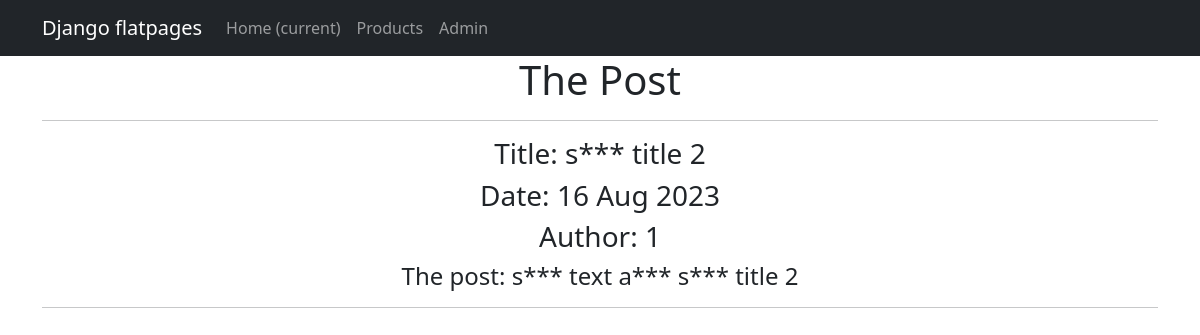
The page /news/2 on the database its author committed.
### news/models.py (models this page shows, shortened)
class Post(models.Model):
    author = models.ForeignKey(Author, on_delete=models.CASCADE)
    NEWS = 'NW'
    ARTICLE = 'AR'
    CATEGORY_CHOICES = (
        (NEWS, 'Новость'),
        (ARTICLE, 'Статья'),
    )
    category_type = models.CharField(max_length=2, choices=CATEGORY_CHOICES, default=ARTICLE)
    date_creation = models.DateTimeField(auto_now_add=True)
    post_category = models.ManyToManyField(Category, through='PostCategory')
    title = models.CharField(max_length=128)
    text = models.TextField()
    rating = models.SmallIntegerField(default=0)

### news/views.py (the view)
# urls.py: path('<int:pk>', PostDetail.as_view())
class PostDetail(DetailView):
    model = Post
    template_name = 'post.html'
    context_object_name = 'post'

### news/templatetags/custom_filters.py (called while the page is built)
@register.filter()
def censor(value):
    text = value.split()
    for i, word in enumerate(text):
        if word in bad_words:
            text[i] = word[0] + '***'
    return ' '.join(text)

### templates/post.html (shortened to what this page needs)
{% extends 'flatpages/default.html' %}
{% load custom_filters %}
{% block content %}
    <h1>The Post</h1>
    <hr>
    <h3>Title: {{ post.title|censor }}</h3>
    <h3>Date: {{ post.date_creation|date:'d M Y' }}</h3>
    <h3>Author: {{ post.author_id}}</h3>
    <h4>The post: {{ post.text|censor }}</h4>
    <hr>
{% endblock content %}

### rows shown on the page
Post: title|censor "s*** title 2", date_creation "16 Aug 2023", author_id "1", text|censor "s*** text a*** s*** title 2"
